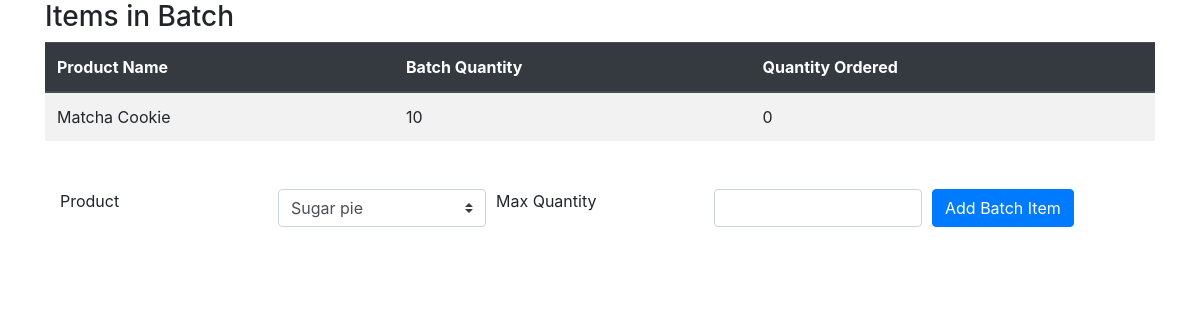
Screenshot of /admin/batch.php?batch_id=9 with the database file from the repository.
### tables this page shows
CREATE TABLE `batch_items` (
  `id` int(11) NOT NULL,
  `batch_id` int(11) NOT NULL,
  `product_id` int(11) NOT NULL,
  `max_quantity` int(2) NOT NULL,
  `quantity_sold` int(2) NOT NULL
);

CREATE TABLE `products` (
  `id` int(11) NOT NULL,
  `name` varchar(255) NOT NULL,
  `price` decimal(6,2) NOT NULL,
  `active` tinyint(1) DEFAULT NULL,
  `description` text,
  `img_link` varchar(255) NOT NULL DEFAULT 'img/placeholder.png'
);

### admin/batch.php (the view, shortened to what this page needs)
<?php
$batch_id = $_GET['batch_id'];
include "../external/db_connect.php";
include "../external/add_batch_item.php";
?>
<!DOCTYPE html>
<html lang=en>
<head>
    <link rel="stylesheet" href="../css/bootstrap.css">
</head>
<body>
<div class="container">
<h3> Items in Batch </h3>
<table class="table table-striped">
    <thead class="thead-dark">
        <tr>
            <th scope="col">Product Name</th>
            <th scope="col">Batch Quantity</th>
            <th scope="col">Quantity Ordered</th>
        </tr>
    </thead>
    <tbody>
<?php
$sql = "
    SELECT p.name, b.max_quantity, b.quantity_sold
    FROM batch_items b
    INNER JOIN products p
    ON b.product_id = p.id
    WHERE b.batch_id = ".$batch_id.
    " ORDER BY b.max_quantity DESC;
    ";
$result = mysqli_query($conn, $sql);
while ($row = mysqli_fetch_array($result, MYSQLI_ASSOC)){
    echo
        "<tr scope='row'>
            <td>".$row['name']."</td>
            <td>".$row['max_quantity']."</td>
            <td>".$row['quantity_sold']."</td>
        </tr>";
};
?>
    </tbody>
</table>
<div class="batch_item_form container mt-5">
<form action="<?php echo htmlspecialchars($_SERVER['PHP_SELF'])."?batch_id=".$batch_id;?>" method="POST">
    <div class="form-row">
        <div class="col">
            <label for="product">Product</label>
        </div>
        <div class="col">
            <select name="product_id" class="custom-select">>
                <?php
                    $sql = "
                        SELECT id, name
                        FROM products
                        WHERE active = 1;
                        ";
                    $result = mysqli_query($conn, $sql);
                    while ($row = mysqli_fetch_array($result, MYSQLI_ASSOC)) {
                        echo "<option value='".$row['id']."'>".$row['name']."</option>";
                    };
                ?>
            </select>
        </div>
        <div class="col">
            <label for="max_quantity">Max Quantity</label>
        </div>
        <div class="col">
            <input type="number" min="0" max="99" name="max_quantity" class="form-control" required>
        </div>
        <div class="col">
            <button type="submit" name="submit_batch_item" class="btn btn-primary">Add Batch Item</button>
        </div>
    </div>
</form>
</div>
</div>
</body>
</html>

### rows the page displays
batch_items: product.name "Matcha Cookie", max_quantity "10", quantity_sold "0"

### other values shown
form field product_id "Sugar pie"
